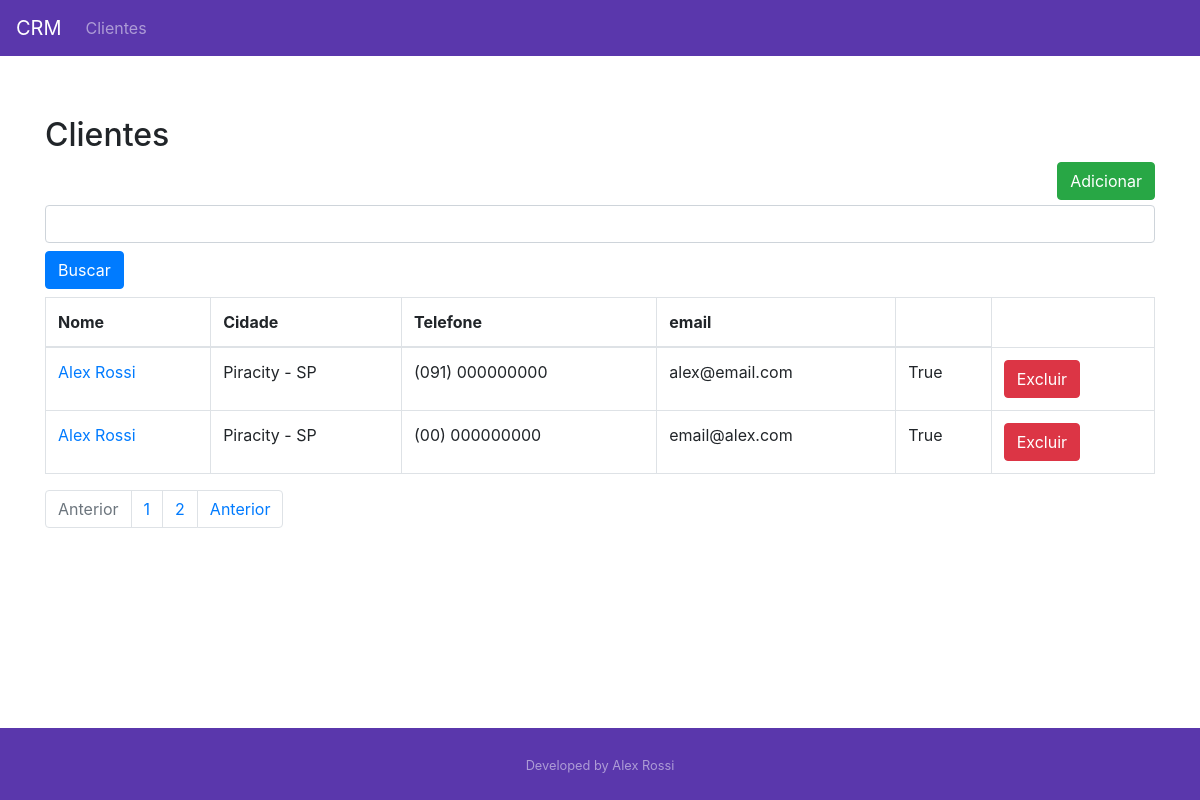
The page /customer/list/ on the database as committed earlier.
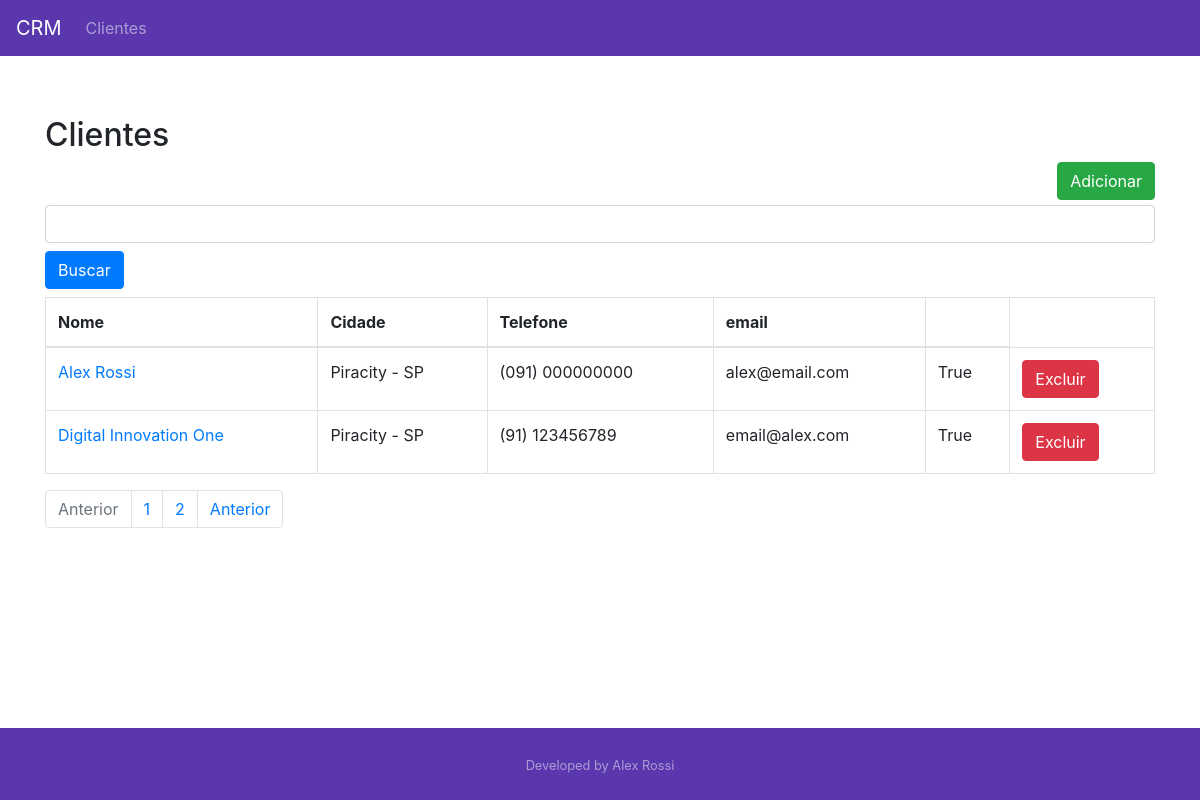
The same page on the database as committed later.
### customer/models.py (models this page shows, shortened)
class Customer(models.Model):
  first_name = models.CharField(max_length=30)
  last_name = models.CharField(max_length=30)
  cpf = models.CharField(max_length=11)
  rg = models.CharField(max_length=9)
  email = models.EmailField()
  birth_date = models.DateField()
  area_code = models.CharField(max_length=3)
  phone_number = models.CharField(max_length=9)
  country = models.CharField(max_length=30)
  state = models.CharField(max_length=30)
  city = models.CharField(max_length=30)
  created_date = models.DateTimeField(auto_now_add=True)
  updated_date = models.DateTimeField(auto_now=True)
  active = models.BooleanField(default=True)
  def get_full_phone_number(self):
    return f"({self.area_code}) {self.phone_number}"
  def get_full_name(self):
    return f"{self.first_name} {self.last_name}"
  def get_full_address(self):
    return f"{self.city} - {self.state}"
  def get_absolute_url(self):
    return reverse("customer:customer-update", kwargs={"id": self.id})
  def get_delete_url(self):
    return reverse("customer:customer-delete", kwargs={"id": self.id})
  class Meta:
    db_table = "customer"

### customer/views.py (the view)
# urls.py: path("list/", CustomerListView.as_view(), name="customer-list"),
class CustomerListView(ListView):
  template_name ="customer/customer_list.html"
  paginate_by = 2
  model = Customer
  def get_queryset(self):
    name = self.request.GET.get("name")
    if name:
      object_list = self.model.objectives.filter(
        Q(first_name__icontains=name) | Q(last_name__icontais=name)
      )
    else:
      object_list = self.model.objects.all()
    return object_list

### customer/templates/customer/customer_list.html
{% extends "model-page.html"%}
{% block content %}
  <h2>Clientes</h2>
  <a href="{% url "customer:customer-create" %}">
    <button type="button" class="btn btn-success"
      style="float: right; margin-bottom: 5px">Adicionar</button>
  </a>
  <form>
    <div class="form-group mb-2">
      <input class="form-control" type="text" name=placeholder="Buscar...">
    </div>
    <button type="submit" class="btn btn-primary">Buscar</button>
  </form>
  <table class="table table-bordered mt-2">
    <thead>
      <tr>
        <th>Nome</th>
        <th>Cidade</th>
        <th>Telefone</th>
        <th>email</th>
        <th></th>
      </tr>
    </thead>
    <tbody>
      {% for customer in customer_list %}
        <tr>
          <td><a href="{{ customer.get_absolute_url }}">{{ customer.get_full_name }}</td></a>
          <td>{{ customer.get_full_address }}</td>
          <td>{{ customer.get_full_phone_number }}</td>
          <td>{{ customer.email }}</td>
          <td>{{ customer.active }}</td>
          <form method="post" action="{{ customer.get_delete_url }}">{% csrf_token %}
            <td><button type="submit" class="btn btn-danger">Excluir</button></td>
          </form>
        </tr>
      {% endfor %}
    </tbody>
  </table>
    <ul class="pagination">
      {% if page_obj.has_previous %}
        <li class="page-item"><a class="page-link" href="?page={{ page_obj.previous_page_number }}">Anterior</a></li>
      {% else %}
        <li class="page-item disabled"><a class="page-link" href="#">Anterior</a></li>
      {% endif %}
      {% for object in page_obj.paginator.page_range %}
        <li class="page-item"><a class="page-link" href="?page={{ forloop.counter }}">{{ forloop.counter }}</a></li>
      {% endfor %}
      {% if page_obj.has_next %}
        <li class="page-item"><a class="page-link" href="?page={{ page_obj.next_page_number }}">Anterior</a></li>
      {% else %}
        <li class="page-item disabled"><a class="page-link" href="#">Próximo</a></li>
      {% endif %}
    </ul>
{% endblock %}

### core/templates/model-page.html (shortened to what this page needs)
<!DOCTYPE html>
<html lang="pt-br">
<head>
  <link rel="stylesheet" href="https://stackpath.bootstrapcdn.com/bootstrap/4.5.2/css/bootstrap.min.css">
</head>
<body class="d-flex flex-column">
  <header>
    {% include "model-header.html" %}
  </header>
  <main class="content" style="margin-top: 5%;">
    <div class="container">
      {% block content %} {% endblock %}
    </div>
  </main>
  <footer class="py-4 text-white-50" style="background-color: #5a37ac;">
    {% include "model-footer.html" %}
  </footer>
</body>
</html>

### core/templates/model-header.html
<nav class="navbar navbar-expand-sm navbar-dark" style="background-color: #5a37ac;">
  <a class="navbar-brand" href={% url 'index' %}>CRM</a>
  <ul class="navbar-nav mr-auto">
    <li class="nav-item">
      <a class="nav-link" href="{% url 'customer:customer-list' %}">Clientes</a>
    </li>
  </ul>
</nav>

### core/templates/model-footer.html
<div class="container text-center">
  <small>Developed by Alex Rossi</small>
</div>

### core/templates/model-page.html (style rules this page uses)
html, body { height: 100%; }
main { flex: 1 0 auto; }
footer { flex-shrink: none; margin-top: 2em; }

Rows that differ between the two databases and show on the page:
removed Customer: get_full_name "Alex Rossi", get_full_address "Piracity - SP", get_full_phone_number "(00) 000000000", email "email@alex.com", active "True"
now on this page (row unchanged): Customer: get_full_name "Digital Innovation One", get_full_address "Piracity - SP", get_full_phone_number "(91) 123456789", email "email@alex.com", active "True"
